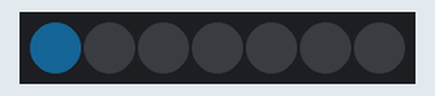
This program was run on a simulated Raspberry Pi (BCM pin numbers). Shown: 7 RGB LEDs in strip order, left to right. Dim RGB values are drawn brighter than linear; random numbers come from a fixed seed.

Above: at 0.05 s.
At 4.97 s:
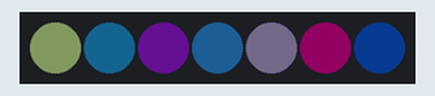
At 9.99 s:
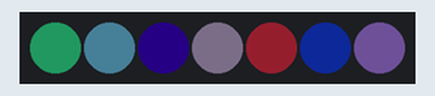
At 20.03 s:
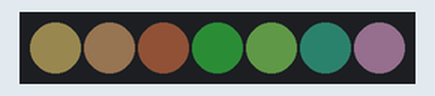
At 29.98 s:
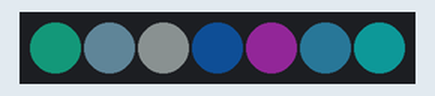
At 39.93 s:
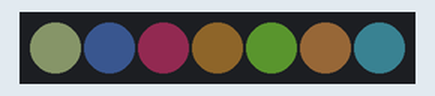
Timing chart, 0 to 40.0 s (numbered marks = the images above):
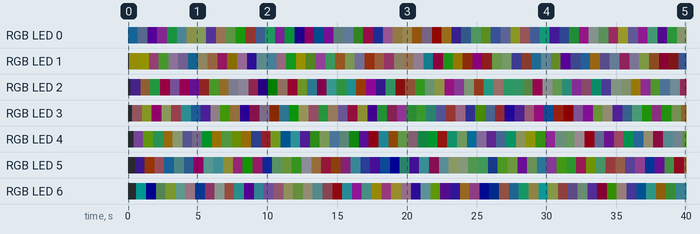

Measured:
- by itself, RGB LED 6: off → RGB(0, 22, 21) at 0.60 s, → RGB(0, 0, 16) 0.70 s later, → RGB(5, 8, 5) 0.70 s later, → RGB(18, 22, 7) 0.70 s later, … (56 changes in this stretch)
- by itself, RGB LED 2: off → RGB(6, 3, 12) at 0.20 s, → RGB(17, 11, 6) 0.70 s later, → RGB(5, 24, 10) 0.70 s later, → RGB(23, 0, 10) 0.70 s later, … (57 changes in this stretch)

The program:

neopixel_random.py
```python
import time
import board
import neopixel
import random

pixel_pin = board.D18

num_pixels = 7
ORDER = neopixel.GRB

pixels = neopixel.NeoPixel(
    pixel_pin, num_pixels, brightness=0.1, auto_write=False, pixel_order=ORDER)

def cycle(wait):
    for i in range(num_pixels):
        pixels[i] = (
            random.randrange(0, 255), random.randrange(0, 255), random.randrange(0, 255))
        pixels.show()
        time.sleep(wait)

while True:
    cycle(0.1)
```
